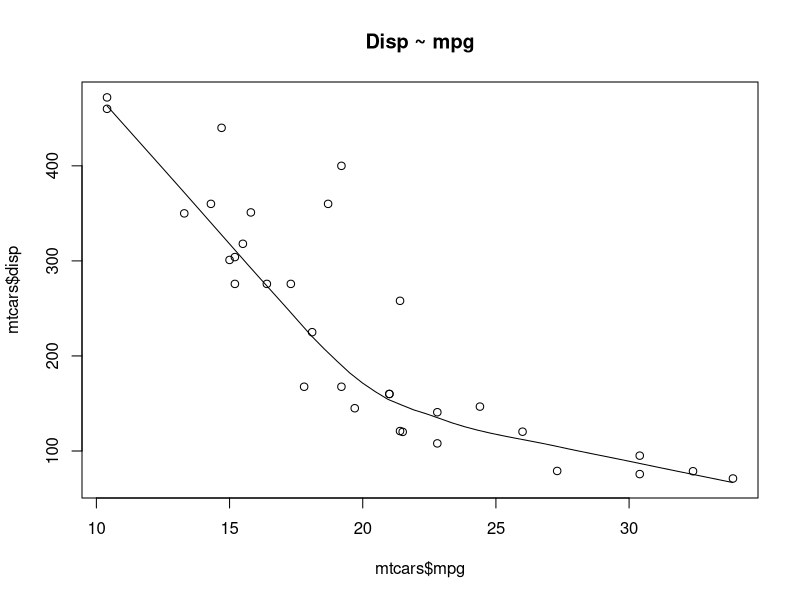
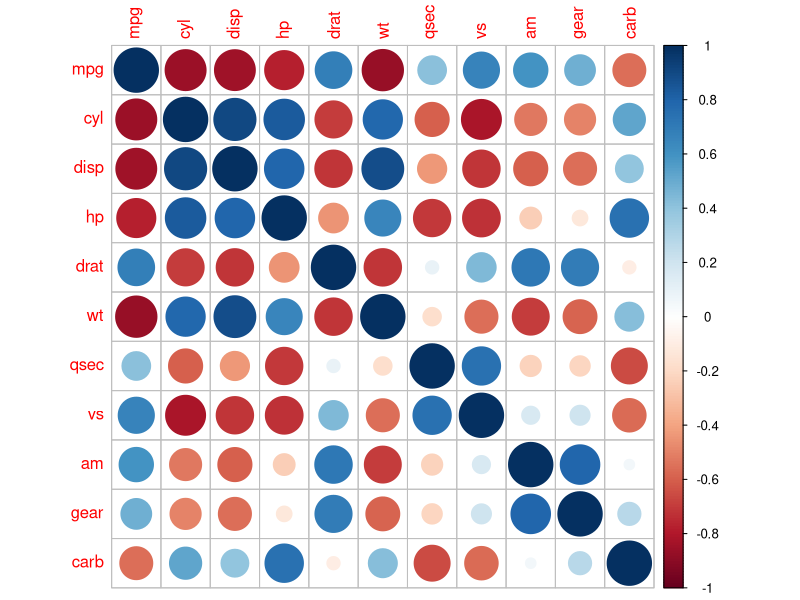
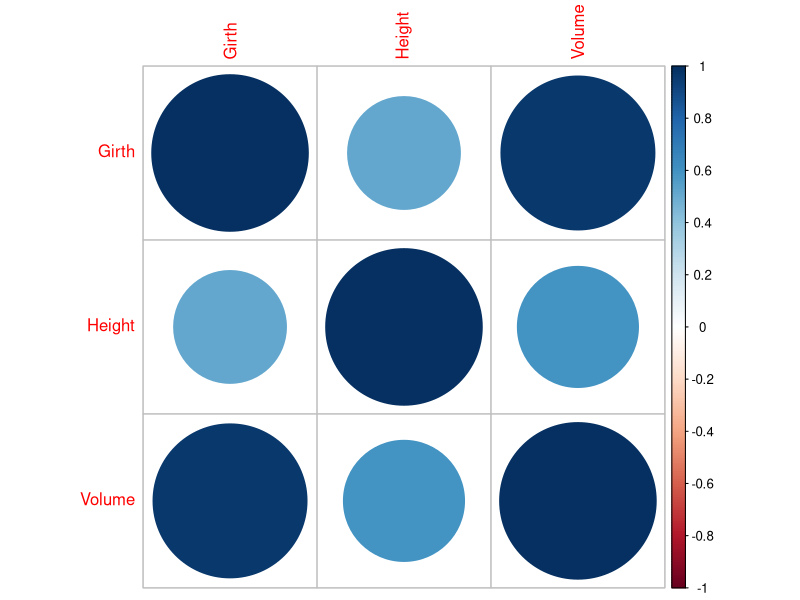
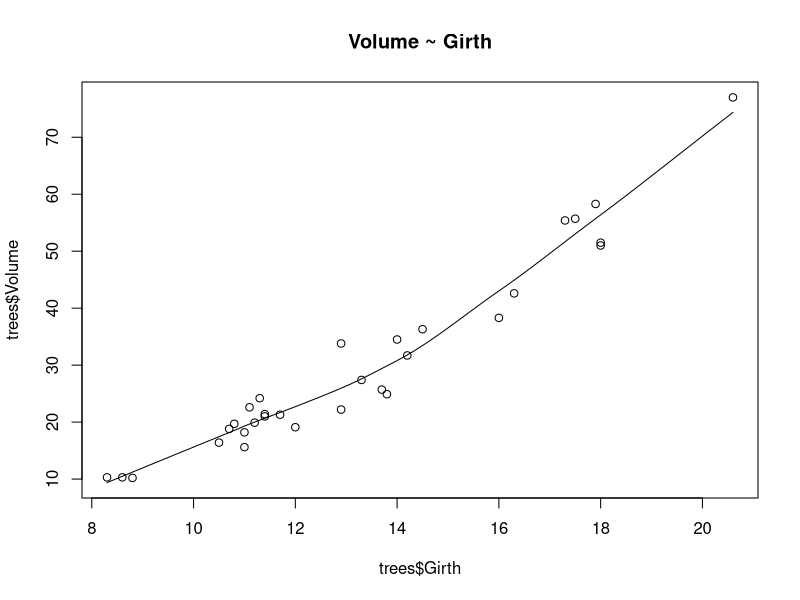
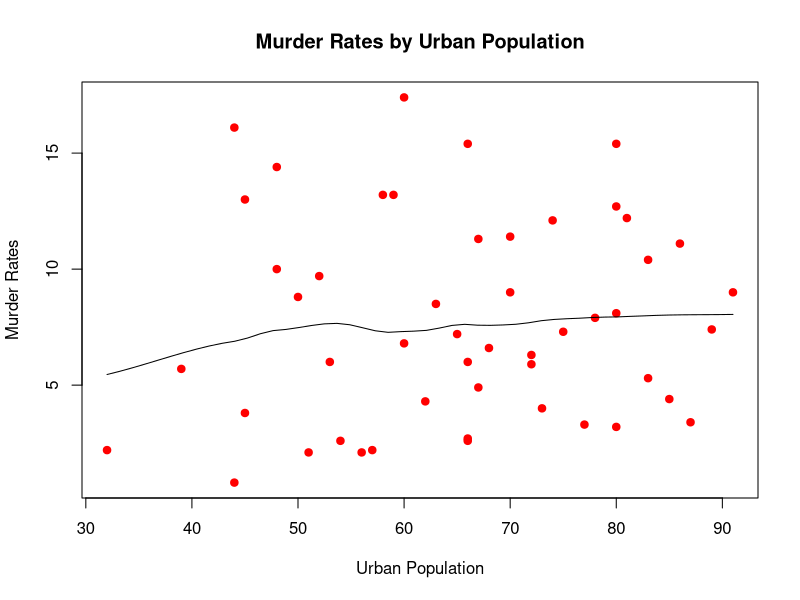

Here is the R script that generated these plots, in order:
data(mtcars)
scatter.smooth(x = mtcars$mpg, y = mtcars$disp, main = "Disp ~ mpg")
cor.test(mtcars$mpg, mtcars$disp)
cor_result <- cor.test(mtcars$mpg, mtcars$disp)
cor_result$estimate
cor_result$p.value
install.packages("corrplot")
library(corrplot)
corrplot(cor(mtcars))

data()
data(trees)
summary(trees)
corrplot(cor(trees))
girth_height <- cor.test(trees$Girth, trees$Height)
girth_volume <- cor.test(trees$Girth, trees$Volume)
height_volume <- cor.test(trees$Height, trees$Volume)
girth_height$estimate
girth_height$p.value
girth_volume$estimate
girth_volume$p.value
height_volume$estimate
height_volume$p.value
scatter.smooth(x = trees$Girth, y = trees$Volume, main = "Volume ~ Girth")

summary(sleep)
data(sleep)
t.test(extra ~ group, data = sleep)
t.test(trees$Girth, mu = 5)
fish_size <- data.frame(
  length = c(12, 3, 8, 17, 32, 9, 10, 24, 28, 13),
  weight = c(23, 9, 12, 25, 43, 19, 21, 36, 38, 24)
)
t_test_result <- t.test(fish_size$length, fish_size$weight)
t_test_result$p.value

data("PlantGrowth")
res_aov <- aov(weight ~ group, data = PlantGrowth)
summary(res_aov)
TukeyHSD(res_aov)
data2 <- data.frame(
  group = rep(c("Group1", "Group2", "Group3"), each = 10),
  value = rnorm(30)
)
head(data2)
res_aov2 <- aov(value ~ group, data = data2)
summary(res_aov2)
tukey_result <- TukeyHSD(res_aov2)
print(tukey_result)

data(cars)
linear_mod <- lm(dist ~ speed, data = cars)
linear_mod2 <- lm(mpg ~ disp + qsec, data = mtcars)
summary(linear_mod2)

data()
data("USArrests")
#Do states with higher urban populations have higher murder rates?
Murder_ttest <- t.test(USArrests$UrbanPop, USArrests$Murder)
murder_pop <- cor.test(USArrests$UrbanPop, USArrests$Murder)
print(murder_pop)
murder_pop$estimate
murder_pop$p.value
scatter.smooth(x = USArrests$UrbanPop, y = USArrests$Murder,
               main = "Murder Rates by Urban Population",
               xlab = "Urban Population",
               ylab = "Murder Rates",
               pch = 19,
               col = "Red")
murder_anova <- aov(UrbanPop ~ Murder, data = USArrests)
print(murder_anova)
murder_lr <- lm(UrbanPop ~ Murder, data = USArrests)
print(murder_lr)
